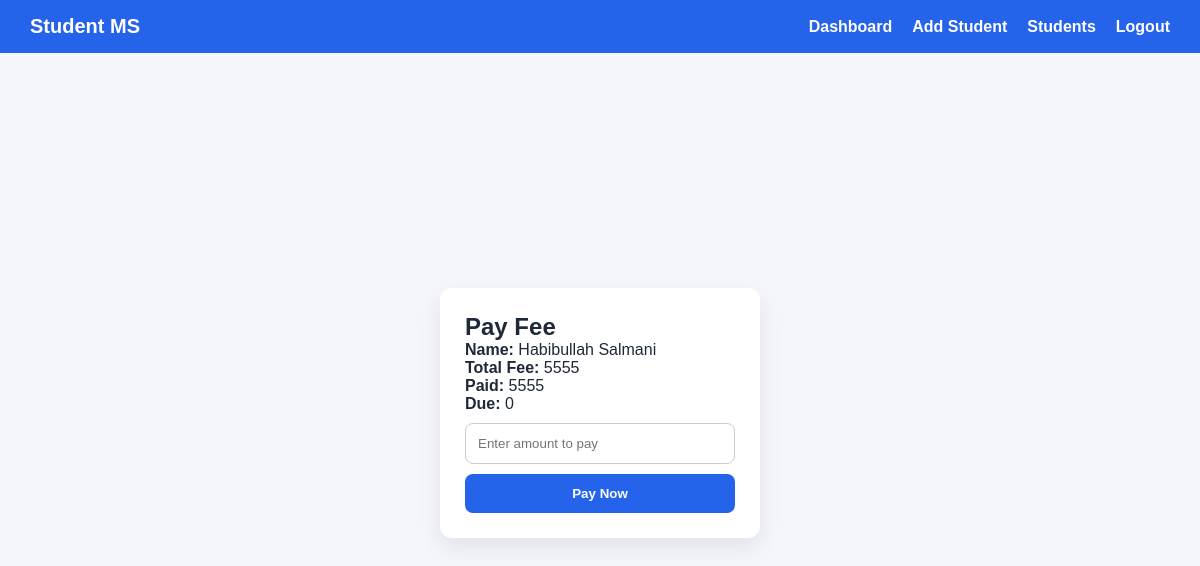
Before: /pay-fee/1 (signed in) with the older database file.
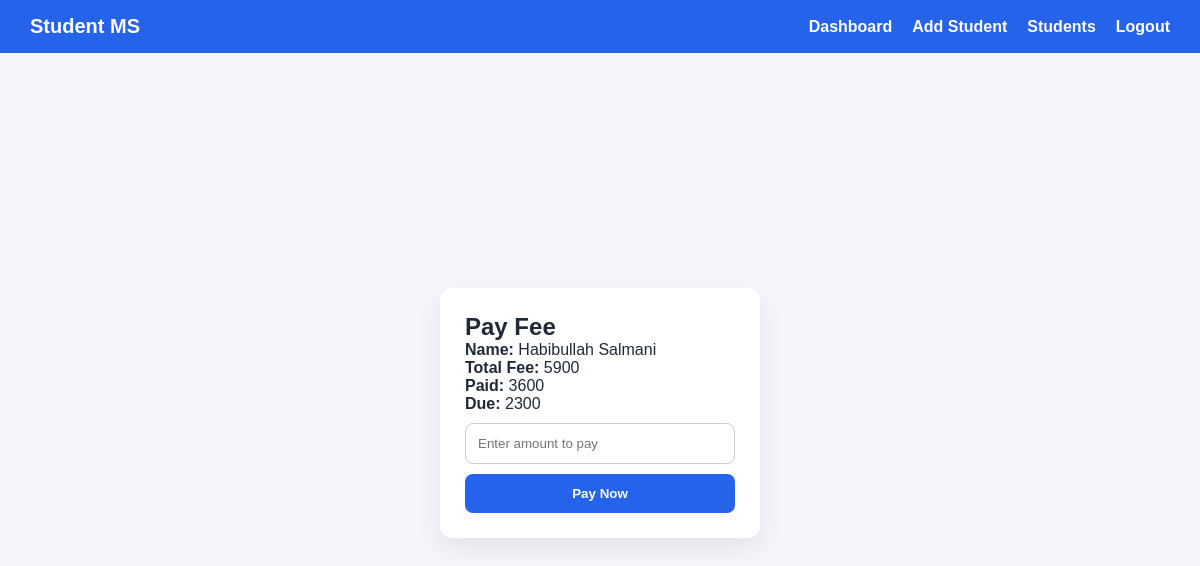
After: the same page with the newer database file.
### tables this page shows
CREATE TABLE students (
            id INTEGER PRIMARY KEY AUTOINCREMENT,
            name TEXT,
            roll TEXT,
            class_name TEXT,
            phone TEXT,
            total_fee INTEGER,
            paid_fee INTEGER
        );

### app.py (the view, shortened to what this page needs)
@app.route("/pay-fee/<int:id>", methods=["GET", "POST"])
def pay_fee(id):
    if "admin" not in session:
        return redirect(url_for("login"))
    conn = get_db()
    student = conn.execute(
        "SELECT * FROM students WHERE id=?",
        (id,)
    ).fetchone()
    conn.close()
    return render_template("pay_fee.html", student=student)

### app.py (called while the page is built)
def get_db():
    conn = sqlite3.connect("database.db")
    conn.row_factory = sqlite3.Row
    return conn

### templates/pay_fee.html (shortened to what this page needs)
<!DOCTYPE html>
<html>
<head>
  <link rel="stylesheet" href="/static/style.css">
</head>
<body>
{% include "navbar.html" %}
<div class="center">
  <div class="card">
    <h2>Pay Fee</h2>
    <p><b>Name:</b> {{ student.name }}</p>
    <p><b>Total Fee:</b> {{ student.total_fee }}</p>
    <p><b>Paid:</b> {{ student.paid_fee }}</p>
    <p><b>Due:</b> {{ student.total_fee - student.paid_fee }}</p>
    <form method="POST">
      <input type="number" name="amount"
             placeholder="Enter amount to pay"
             max="{{ student.total_fee - student.paid_fee }}"
             required>
      <button type="submit">Pay Now</button>
    </form>
  </div>
</div>
</body>
</html>

Changed rows visible on the page:
changed students "Habibullah Salmani": total_fee "5555" → "5900"; paid_fee "5555" → "3600"; student.total_fee-student.paid_fee "0" → "2300"
